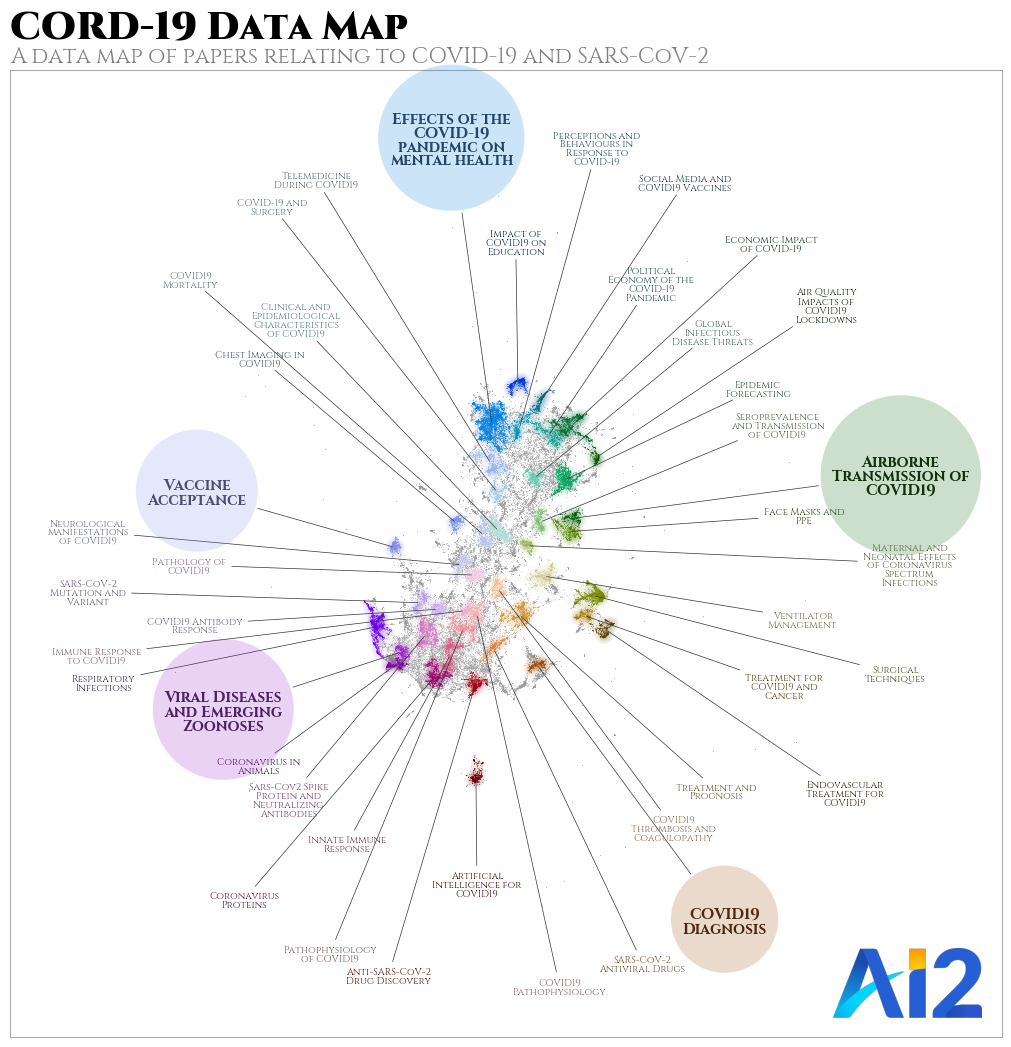

Reproduce this figure in Python.
"""
CORD-19
-------

CORD-19 Data map with highlights applied to some important labels
"""

import datamapplot
import numpy as np
import requests
import PIL
import matplotlib.pyplot as plt
import pandas as pd

plt.rcParams["savefig.bbox"] = "tight"

cord19_data_map = np.load("CORD19-subset-data-map.npy")
cord19_labels = np.load("CORD19-subset-cluster_labels.npy", allow_pickle=True)

# Prune labels down slightly
label_counts = pd.Series(cord19_labels).value_counts()
small_clusters = label_counts[label_counts <= 700].index
for label in small_clusters:
    cord19_labels[cord19_labels == label] = "Unlabelled"

allenai_logo_response = requests.get(
    "https://allenai.org/newsletters/archive/2023-03-newsletter_files/927c3ca8-6c75-862c-ee5d-81703ef10a8d.png",
    stream=True,
)
allenai_logo = np.asarray(PIL.Image.open(allenai_logo_response.raw))

fig, ax = datamapplot.create_plot(
    cord19_data_map,
    cord19_labels,
    palette_hue_shift=-90,
    title="CORD-19 Data Map",
    sub_title="A data map of papers relating to COVID-19 and SARS-CoV-2",
    highlight_labels=[
        "Effects of the COVID-19 pandemic on mental health",
        "Airborne Transmission of COVID19",
        "COVID19 Diagnosis",
        "Viral Diseases and Emerging Zoonoses",
        "Vaccine Acceptance",
    ],
    font_family="Cinzel",
    label_font_size=7,
    label_linespacing=1.25,
    label_margin_factor=1.5,
    label_direction_bias=1.0,
    highlight_label_keywords={
        "fontsize": 11,
        "fontweight": "bold",
        "bbox": {"boxstyle": "circle", "pad": 0.75},
    },
    title_keywords={"fontsize": 28},
    logo=allenai_logo,
)
fig.savefig("plot_cord19.png", bbox_inches="tight")
plt.show()
